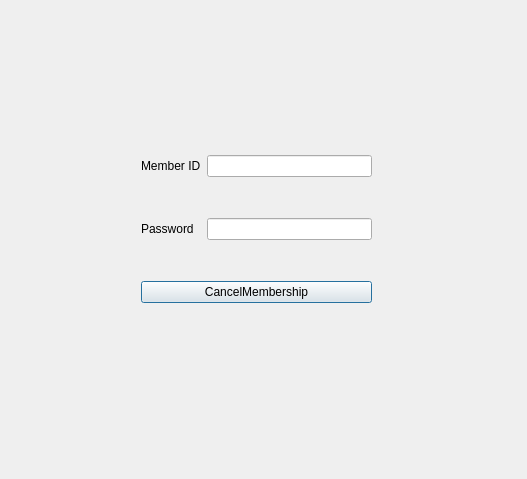
<?xml version="1.0" encoding="UTF-8"?>
<ui version="4.0">
 <class>Window_CancelMembership</class>
 <widget class="QDialog" name="Window_CancelMembership">
  <property name="geometry">
   <rect>
    <x>0</x>
    <y>0</y>
    <width>527</width>
    <height>479</height>
   </rect>
  </property>
  <property name="windowTitle">
   <string>Dialog</string>
  </property>
  <widget class="QWidget" name="">
   <property name="geometry">
    <rect>
     <x>141</x>
     <y>120</y>
     <width>231</width>
     <height>221</height>
    </rect>
   </property>
   <layout class="QVBoxLayout" name="verticalLayout">
    <item>
     <layout class="QHBoxLayout" name="horizontalLayout_3">
      <item>
       <widget class="QLabel" name="label_AccountType">
        <property name="text">
         <string>Member ID</string>
        </property>
       </widget>
      </item>
      <item>
       <widget class="QLineEdit" name="lineEdit_MemberId"/>
      </item>
     </layout>
    </item>
    <item>
     <layout class="QHBoxLayout" name="horizontalLayout_4">
      <item>
       <widget class="QLabel" name="label_ExpireDate">
        <property name="text">
         <string>Password  </string>
        </property>
       </widget>
      </item>
      <item>
       <widget class="QLineEdit" name="lineEdit_Password"/>
      </item>
     </layout>
    </item>
    <item>
     <widget class="QPushButton" name="pushButton_CacnelMembership">
      <property name="text">
       <string>CancelMembership</string>
      </property>
     </widget>
    </item>
   </layout>
  </widget>
 </widget>
 <resources/>
 <connections/>
</ui>
